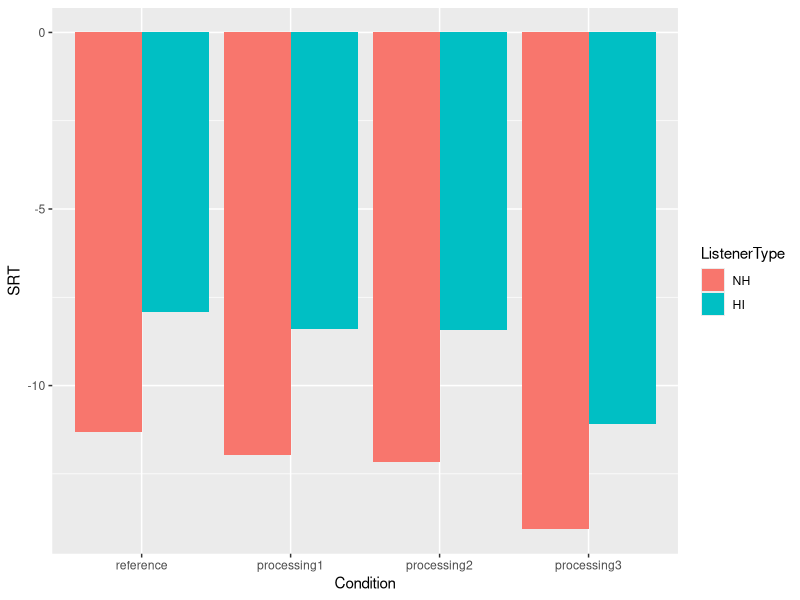
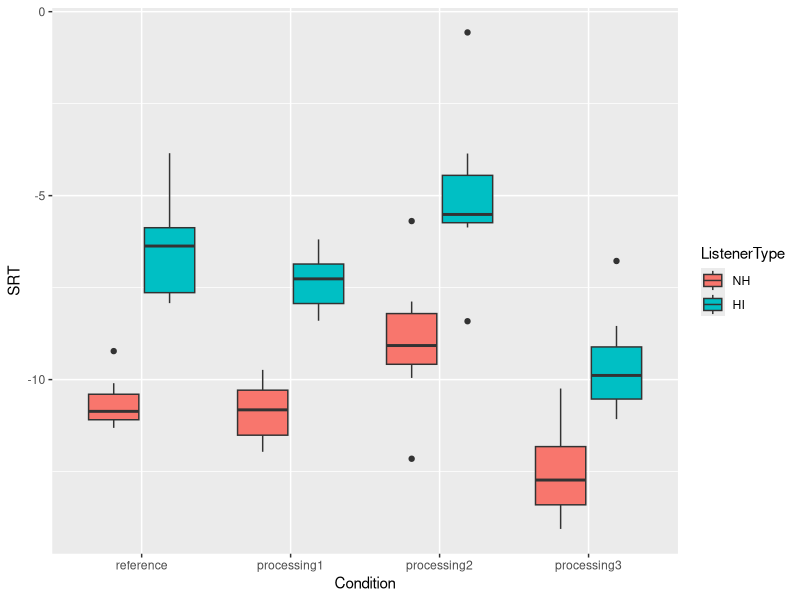
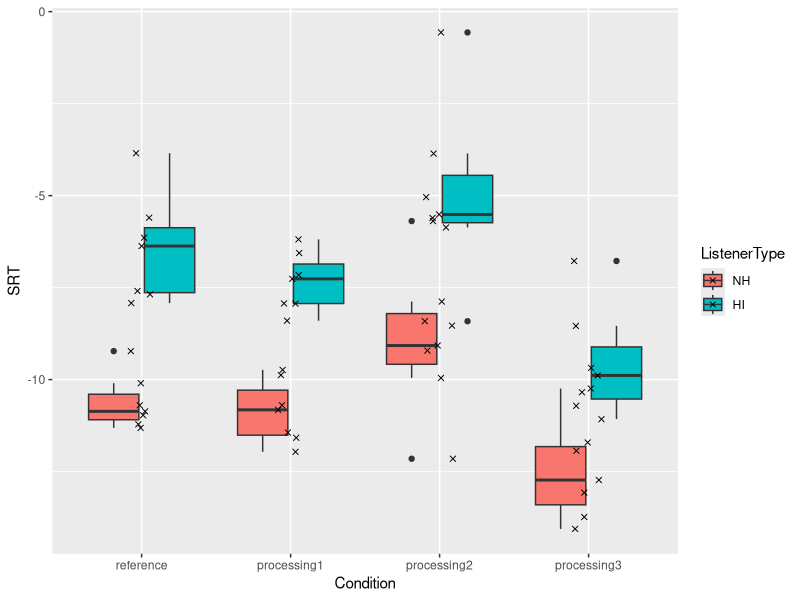
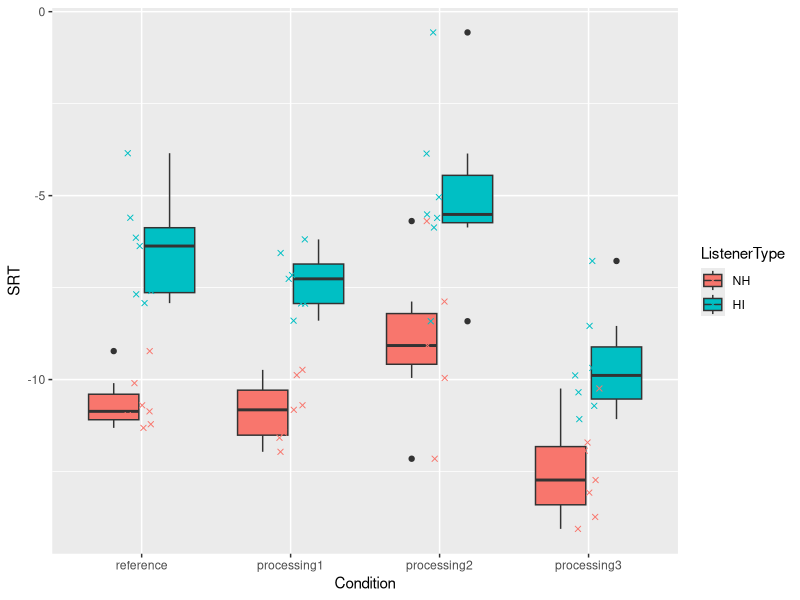
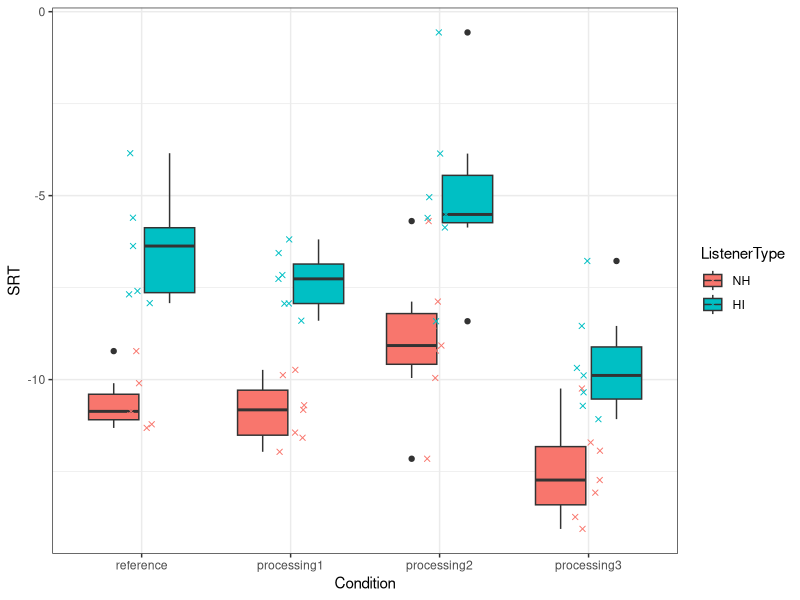
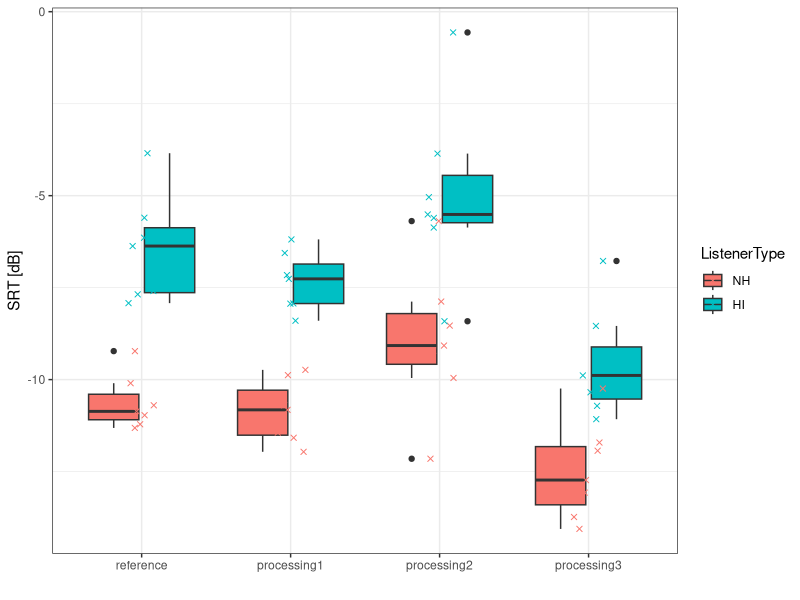
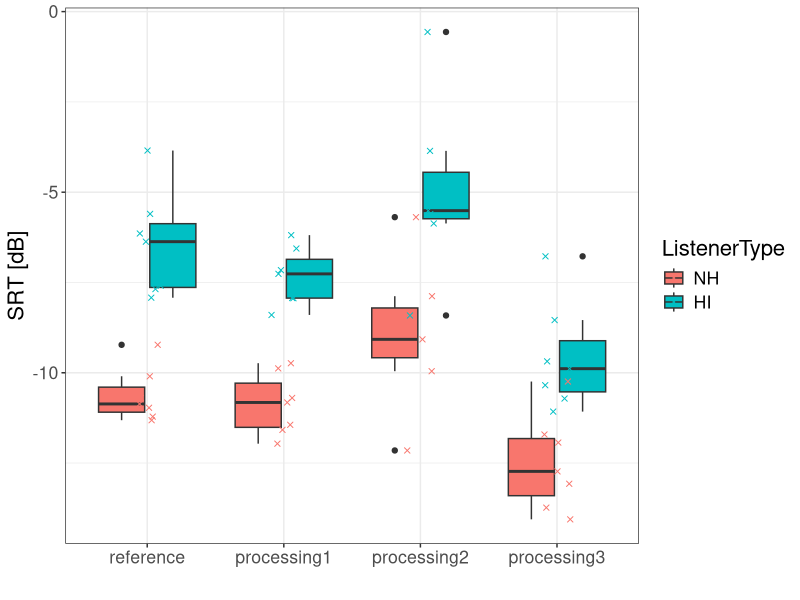
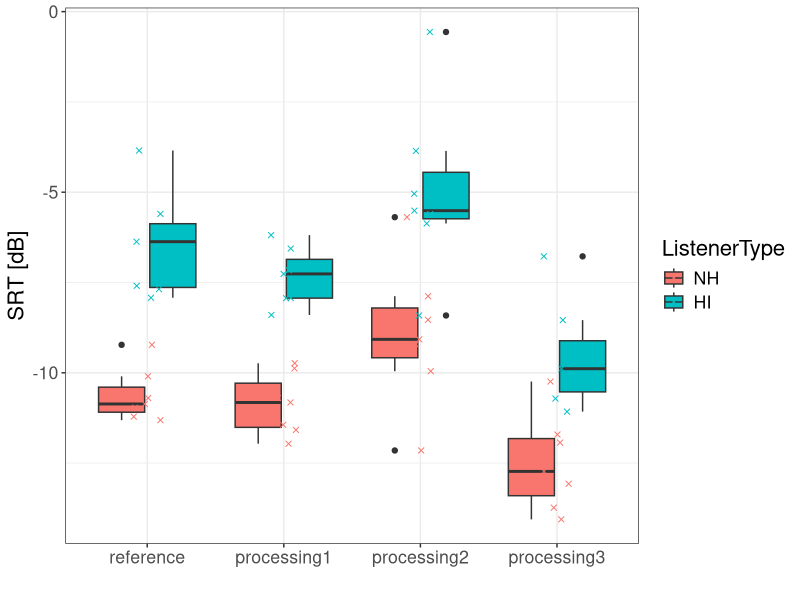

Generate these figures, in order, with R: (Note: this script raises an error after producing the figures.)
## load packages
library(tidyverse)#for loading data, visualization, ...
library(lmerTest)#load package for repeated measures ANOVA
library(emmeans)#post-hoc

## load data
setwd("C:/Users/ahren/Documents/repos/Intro-R-Psychoacoustics")
dataframe <- read_csv("dataForR.csv",
                      col_types = cols(
                        Subject = col_factor(),
                        Condition = col_factor(c("reference","processing1","processing2","processing3")),
                        ListenerType = col_factor(),
                        SRT = col_double()
                      )
)

## make sure that all datatypes are correct
dataframe


## make a plot
f <- ggplot(dataframe,aes(x=Condition,y=SRT,fill=ListenerType))

f+geom_col(position=position_dodge())

f+geom_boxplot()

f+geom_boxplot()+geom_jitter(width=.1,shape=4)

f+geom_boxplot()+geom_jitter(aes(colour=ListenerType),width=.1,shape=4)

f+geom_boxplot()+geom_jitter(aes(colour=ListenerType),width=.1,shape=4)+theme_bw()

f+geom_boxplot()+geom_jitter(aes(colour=ListenerType),width=.1,shape=4)+theme_bw()+labs(y="SRT [dB]",x="")

f+geom_boxplot()+geom_jitter(aes(colour=ListenerType),width=.1,shape=4)+
  theme_bw()+labs(y="SRT [dB]",x="")+theme(text = element_text(size=16))

ggsave("plot.png")

## stats

model1 <- lmer(SRT ~ Condition*ListenerType  + (1 | Subject), data = dataframe)
step_result <- step(model1)
step_result
model2 <- get_model(step_result)
anova(model2)
ranova(model2)

# multiple comparisons
emm <- emmeans(model2, ~ Condition,lmer.df = "satterthwaite")
test(emm)
pairs(emm)
pairs(emm, adjust="bonferroni")
